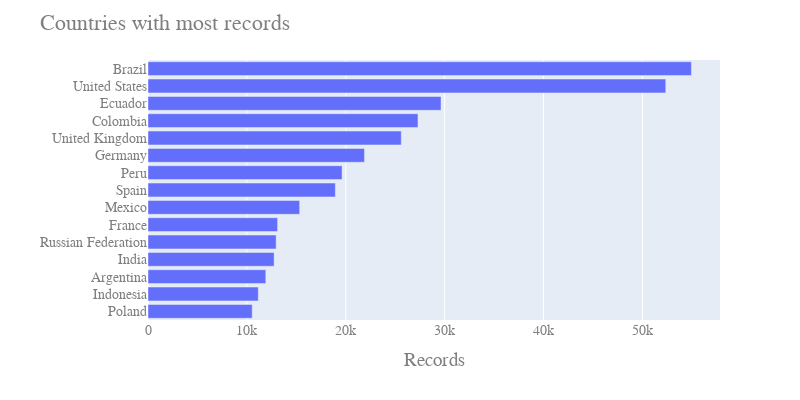

Notebook source saved alongside this figure:
### Code cell
records['cntRecords'] = records['cnt'].map(records['cnt'].value_counts())
data = records.drop_duplicates('cnt').query('10000 < cntRecords <= 100000')[['cnt', 'cntRecords']].sort_values('cntRecords')

fig = pl.express.bar(data, x='cntRecords', y='cnt', orientation='h')
fig.update_layout(
    title='Countries with most records',
    width=800,
    height=400,
    xaxis=dict(tickfont=dict(size=14), title='Records'),
    yaxis=dict(tickfont=dict(size=14), title=''),
    font=dict(family='Courier New, monospace', size=16, color='#7f7f7f')
)
fig.show()

### Figure 1 — Plotly figure (JSON) as saved in the notebook; plotly's stock layout.template omitted (floating-point values rounded to 4 significant figures)
{"data": [{"alignmentgroup": "True", "hovertemplate": "cntRecords=%{x}<br>cnt=%{y}<extra></extra>", "legendgroup": "", "marker": {"color": "#636efa"}, "name": "", "offsetgroup": "", "orientation": "h", "showlegend": false, "textposition": "auto", "type": "bar", "x": [10540, 11152, 11915, 12754, 12962, 13106, 15338, 18947, 19628, 21893, 25614, 27304, 29634, 52363, 54955], "xaxis": "x", "y": ["Poland", "Indonesia", "Argentina", "India", "Russian Federation", "France", "Mexico", "Spain", "Peru", "Germany", "United Kingdom", "Colombia", "Ecuador", "United States", "Brazil"], "yaxis": "y"}], "layout": {"barmode": "relative", "font": {"color": "#7f7f7f", "family": "Courier New, monospace", "size": 16}, "height": 400, "legend": {"tracegroupgap": 0}, "margin": {"t": 60}, "title": {"text": "Countries with most records"}, "width": 800, "xaxis": {"anchor": "y", "domain": [0, 1], "tickfont": {"size": 14}, "title": {"text": "Records"}}, "yaxis": {"anchor": "x", "domain": [0, 1], "tickfont": {"size": 14}, "title": {"text": ""}}}}
